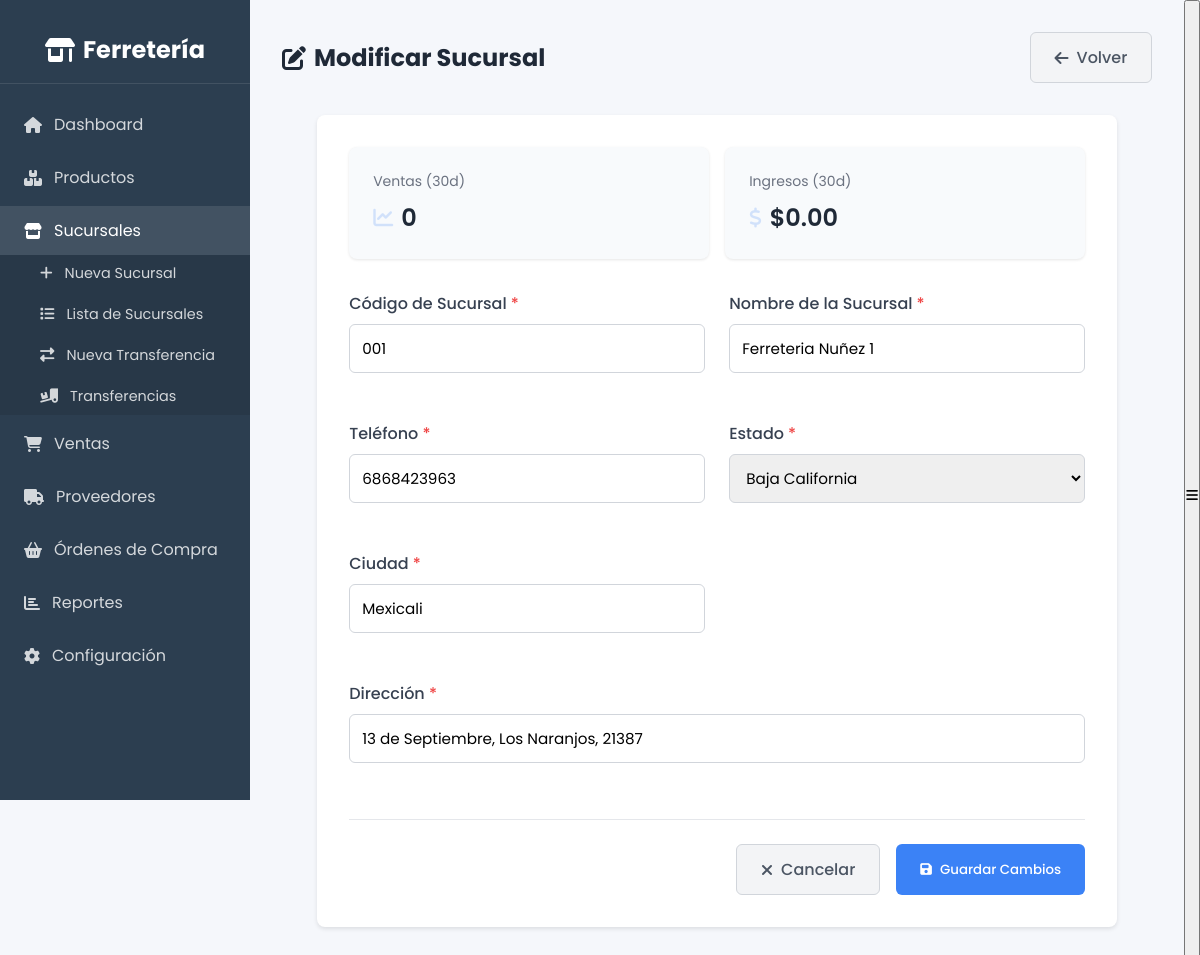
/modificaciones/modificar_sucursal.php?id=1, run on the app's committed database.
### tables this page shows
CREATE TABLE `sucursal` (
  `sucursal_id` int(11) NOT NULL,
  `codigo_sucursal` varchar(20) NOT NULL,
  `nombre` varchar(100) NOT NULL,
  `direccion` varchar(200) NOT NULL,
  `telefono` varchar(20) DEFAULT NULL,
  `ciudad` varchar(50) NOT NULL,
  `estado` varchar(50) NOT NULL
);

### modificaciones/modificar_sucursal.php (the view, shortened to what this page needs)
<?php
require_once '../includes/db.php';
$sucursal_id = intval($_GET['id']);
$stmt = $pdo->prepare("SELECT * FROM Sucursal WHERE sucursal_id = ?");
$stmt->execute([$sucursal_id]);
$sucursal = $stmt->fetch(PDO::FETCH_ASSOC);
$stmt = $pdo->prepare("
    SELECT
        COUNT(v.venta_id) as num_ventas,
        COALESCE(SUM(v.total_venta), 0) as total_ventas
    FROM Venta v
    WHERE v.sucursal_id = ?
    AND v.fecha_venta >= DATE_SUB(CURRENT_DATE, INTERVAL 30 DAY)
");
$stmt->execute([$sucursal_id]);
$stats = $stmt->fetch(PDO::FETCH_ASSOC);
$estados = [
    'Aguascalientes', 'Baja California', 'Baja California Sur', 'Campeche', 'Chiapas',
    'Chihuahua', 'Ciudad de México', 'Coahuila', 'Colima', 'Durango', 'Estado de México',
    'Guanajuato', 'Guerrero', 'Hidalgo', 'Jalisco', 'Michoacán', 'Morelos', 'Nayarit',
    'Nuevo León', 'Oaxaca', 'Puebla', 'Querétaro', 'Quintana Roo', 'San Luis Potosí',
    'Sinaloa', 'Sonora', 'Tabasco', 'Tamaulipas', 'Tlaxcala', 'Veracruz', 'Yucatán', 'Zacatecas'
];
?>
<!DOCTYPE html>
<html lang="es">
<head>
    <link rel="stylesheet" href="https://cdnjs.cloudflare.com/ajax/libs/font-awesome/6.4.0/css/all.min.css">
    <link rel="stylesheet" href="../assets/css/styles.css">
</head>
<body class="dashboard-body">
    <?php include '../includes/sidebar.php'; ?>
    <div class="main-content">
        <div class="page-content">
            <div class="header-actions">
                <h2><i class="fas fa-edit"></i> Modificar Sucursal</h2>
                <a href="../consultas/sucursales.php" class="btn-secondary">
                    <i class="fas fa-arrow-left"></i> Volver
                </a>
            </div>
            <div class="form-container">
                <div class="stats-container">
                    <div class="stat-card">
                        <div class="stat-title">Ventas (30d)</div>
                        <div class="stat-value">
                            <i class="fas fa-chart-line stat-icon"></i>
                            <?php echo number_format($stats['num_ventas']); ?>
                        </div>
                    </div>
                    <div class="stat-card">
                        <div class="stat-title">Ingresos (30d)</div>
                        <div class="stat-value">
                            <i class="fas fa-dollar-sign stat-icon"></i>
                            $<?php echo number_format($stats['total_ventas'], 2); ?>
                        </div>
                    </div>
                </div>
                <form method="POST" class="form">
                    <div class="form-grid">
                        <div class="form-group">
                            <label for="codigo_sucursal" class="required-field">Código de Sucursal</label>
                            <input type="text" id="codigo_sucursal" name="codigo_sucursal"
                                   value="<?php echo htmlspecialchars($sucursal['codigo_sucursal']); ?>"
                                   pattern="[A-Za-z0-9-]{3,10}"
                                   title="El código debe tener entre 3 y 10 caracteres alfanuméricos"
                                   required>
                        </div>
                        <div class="form-group">
                            <label for="nombre" class="required-field">Nombre de la Sucursal</label>
                            <input type="text" id="nombre" name="nombre"
                                   value="<?php echo htmlspecialchars($sucursal['nombre']); ?>"
                                   required>
                        </div>
                        <div class="form-group">
                            <label for="telefono" class="required-field">Teléfono</label>
                            <input type="tel" id="telefono" name="telefono"
                                   value="<?php echo htmlspecialchars($sucursal['telefono']); ?>"
                                   pattern="[0-9]{10}"
                                   title="El teléfono debe contener 10 dígitos"
                                   required>
                        </div>
                        <div class="form-group">
                            <label for="estado" class="required-field">Estado</label>
                            <select name="estado" id="estado" required>
                                <?php foreach ($estados as $est): ?>
                                    <option value="<?php echo htmlspecialchars($est); ?>"
                                            <?php echo $sucursal['estado'] === $est ? 'selected' : ''; ?>>
                                        <?php echo htmlspecialchars($est); ?>
                                    </option>
                                <?php endforeach; ?>
                            </select>
                        </div>
                        <div class="form-group">
                            <label for="ciudad" class="required-field">Ciudad</label>
                            <input type="text" id="ciudad" name="ciudad"
                                   value="<?php echo htmlspecialchars($sucursal['ciudad']); ?>"
                                   required>
                        </div>
                        <div class="form-group full-width">
                            <label for="direccion" class="required-field">Dirección</label>
                            <input type="text" id="direccion" name="direccion"
                                   value="<?php echo htmlspecialchars($sucursal['direccion']); ?>"
                                   required>
                        </div>
                    </div>
                    <div class="form-actions">
                        <a href="../consultas/sucursales.php" class="btn-secondary">
                            <i class="fas fa-times"></i> Cancelar
                        </a>
                        <button type="submit" class="btn-primary">
                            <i class="fas fa-save"></i> Guardar Cambios
                        </button>
                    </div>
                </form>
            </div>
        </div>
    </div>
</body>
</html>

### assets/css/styles.css (style rules this page uses)
:root { --primary: #4361ee; --secondary: #3f37c9; --success: #4cc9f0; --danger: #f72585; --warning: #f8961e; --info: #4895ef; --light: #f8f9fa; --dark: #212529; --sidebar-width: 250px; }
* { margin: 0; padding: 0; box-sizing: border-box; font-family: 'Poppins', sans-serif; }
body { background-color: #f5f7fb; color: #333; }
body.dashboard-body { display: flex; min-height: 100vh; overflow-x: hidden; }
.main-content { flex: 1; margin-left: var(--sidebar-width); padding: 2rem; min-height: 100vh; background: #f5f7fb; transition: margin-left 0.3s ease; }
.stat-card { background: white; padding: 1.5rem; border-radius: 8px; box-shadow: 0 2px 4px rgba(0,0,0,0.1); transition: transform 0.3s ease; }
.stat-title { color: #6c757d; font-size: 0.875rem; margin-bottom: 0.5rem; }
.stat-value { font-size: 1.5rem; font-weight: 600; color: #2c3e50; }
.stat-icon { float: right; font-size: 2rem; color: var(--primary); opacity: 0.2; }

### modificaciones/modificar_sucursal.php (style rules this page uses)
.form-container { background: white; padding: 2rem; border-radius: 8px; box-shadow: 0 2px 4px rgba(0, 0, 0, 0.1); max-width: 800px; margin: 2rem auto; }
.form-grid { display: grid; grid-template-columns: repeat(2, 1fr); gap: 1.5rem; }
.form-group { margin-bottom: 1.5rem; }
.form-group.full-width { grid-column: 1 / -1; }
.form-group label { display: block; margin-bottom: 0.5rem; font-weight: 500; color: #374151; }
.form-group input, .form-group select { width: 100%; padding: 0.75rem; border: 1px solid #d1d5db; border-radius: 6px; font-size: 0.95rem; transition: border-color 0.15s ease; }
.form-actions { display: flex; justify-content: flex-end; gap: 1rem; margin-top: 2rem; padding-top: 1.5rem; border-top: 1px solid #e5e7eb; }
.btn-primary, .btn-secondary { padding: 0.75rem 1.5rem; border-radius: 6px; font-weight: 500; display: inline-flex; align-items: center; gap: 0.5rem; transition: all 0.15s ease; cursor: pointer; text-decoration: none; }
.btn-primary { background: #3b82f6; color: white; border: none; }
.btn-secondary { background: #f3f4f6; color: #4b5563; border: 1px solid #d1d5db; }
.required-field::after { content: ' *'; color: #ef4444; }
.header-actions { display: flex; justify-content: space-between; align-items: center; margin-bottom: 2rem; }
.header-actions h2 { margin: 0; font-size: 1.5rem; color: #1f2937; display: flex; align-items: center; gap: 0.5rem; }
.stats-container { display: grid; grid-template-columns: repeat(auto-fit, minmax(200px, 1fr)); gap: 1rem; margin-bottom: 2rem; }
.stat-card { background: #f8fafc; padding: 1.5rem; border-radius: 8px; box-shadow: 0 1px 3px rgba(0, 0, 0, 0.1); }
.stat-title { font-size: 0.875rem; color: #6b7280; margin-bottom: 0.5rem; }
.stat-value { font-size: 1.5rem; font-weight: 600; color: #1f2937; display: flex; align-items: center; gap: 0.5rem; }
.stat-icon { color: #3b82f6; font-size: 1.25rem; }

### data on the page
sucursal: codigo_sucursal "001", nombre "Ferreteria Nuñez 1", telefono "6868423963", estado "Baja California", ciudad "Mexicali", direccion "13 de Septiembre, Los Naranjos, 21387"

### other printed values
$stats['num_ventas'] "0"
$stats['total_ventas'] "0.00"
